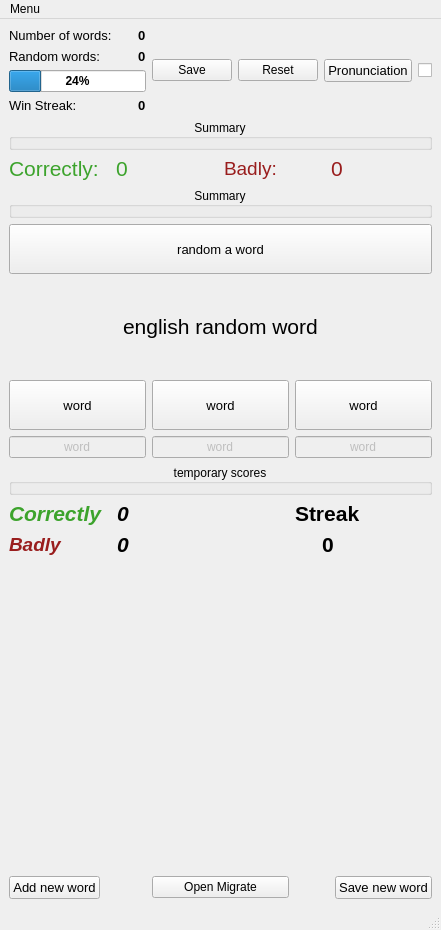
<?xml version="1.0" encoding="UTF-8"?>
<ui version="4.0">
 <class>MainWindow</class>
 <widget class="QMainWindow" name="MainWindow">
  <property name="enabled">
   <bool>true</bool>
  </property>
  <property name="geometry">
   <rect>
    <x>0</x>
    <y>0</y>
    <width>441</width>
    <height>930</height>
   </rect>
  </property>
  <property name="windowTitle">
   <string>Random Words</string>
  </property>
  <widget class="QWidget" name="centralwidget">
   <layout class="QVBoxLayout" name="verticalLayout">
    <item>
     <layout class="QVBoxLayout" name="verticalLayout_2">
      <item>
       <layout class="QHBoxLayout" name="horizontalLayout_6">
        <item>
         <layout class="QVBoxLayout" name="verticalLayout_3">
          <item>
           <layout class="QHBoxLayout" name="horizontalLayout_4">
            <item>
             <widget class="QLabel" name="main_label">
              <property name="font">
               <font>
                <pointsize>10</pointsize>
               </font>
              </property>
              <property name="text">
               <string>Number of words:</string>
              </property>
             </widget>
            </item>
            <item alignment="Qt::AlignRight">
             <widget class="QLabel" name="number_of_words">
              <property name="font">
               <font>
                <pointsize>10</pointsize>
                <bold>true</bold>
               </font>
              </property>
              <property name="text">
               <string>0</string>
              </property>
             </widget>
            </item>
           </layout>
          </item>
          <item>
           <layout class="QHBoxLayout" name="horizontalLayout_7">
            <item>
             <widget class="QLabel" name="rand_label">
              <property name="font">
               <font>
                <pointsize>10</pointsize>
               </font>
              </property>
              <property name="text">
               <string>Random words:</string>
              </property>
             </widget>
            </item>
            <item alignment="Qt::AlignRight">
             <widget class="QLabel" name="random_w">
              <property name="font">
               <font>
                <pointsize>10</pointsize>
                <bold>true</bold>
               </font>
              </property>
              <property name="text">
               <string>0</string>
              </property>
             </widget>
            </item>
           </layout>
          </item>
          <item>
           <widget class="QProgressBar" name="progressBar">
            <property name="enabled">
             <bool>true</bool>
            </property>
            <property name="font">
             <font>
              <bold>true</bold>
             </font>
            </property>
            <property name="autoFillBackground">
             <bool>false</bool>
            </property>
            <property name="value">
             <number>24</number>
            </property>
            <property name="textVisible">
             <bool>true</bool>
            </property>
            <property name="format">
             <string>%p%</string>
            </property>
           </widget>
          </item>
          <item>
           <layout class="QHBoxLayout" name="horizontalLayout_11">
            <item>
             <widget class="QLabel" name="rand_label_2">
              <property name="font">
               <font>
                <pointsize>10</pointsize>
               </font>
              </property>
              <property name="text">
               <string>Win Streak:</string>
              </property>
             </widget>
            </item>
            <item alignment="Qt::AlignRight">
             <widget class="QLabel" name="strike_main">
              <property name="font">
               <font>
                <pointsize>10</pointsize>
                <bold>true</bold>
               </font>
              </property>
              <property name="text">
               <string>0</string>
              </property>
             </widget>
            </item>
           </layout>
          </item>
         </layout>
        </item>
        <item>
         <widget class="QPushButton" name="save_button">
          <property name="font">
           <font>
            <pointsize>9</pointsize>
           </font>
          </property>
          <property name="text">
           <string>Save</string>
          </property>
          <property name="icon">
           <iconset>
            <normaloff>../images/disk-black.png</normaloff>../images/disk-black.png</iconset>
          </property>
          <property name="flat">
           <bool>false</bool>
          </property>
         </widget>
        </item>
        <item>
         <widget class="QPushButton" name="reset_button">
          <property name="font">
           <font>
            <pointsize>9</pointsize>
           </font>
          </property>
          <property name="text">
           <string>Reset</string>
          </property>
          <property name="icon">
           <iconset>
            <normaloff>../images/arrow-circle.png</normaloff>../images/arrow-circle.png</iconset>
          </property>
         </widget>
        </item>
        <item>
         <widget class="QPushButton" name="pronunciation_button">
          <property name="font">
           <font>
            <pointsize>10</pointsize>
           </font>
          </property>
          <property name="text">
           <string>Pronunciation</string>
          </property>
          <property name="icon">
           <iconset>
            <normaloff>../images/speaker.png</normaloff>../images/speaker.png</iconset>
          </property>
          <property name="iconSize">
           <size>
            <width>20</width>
            <height>22</height>
           </size>
          </property>
         </widget>
        </item>
        <item>
         <widget class="QCheckBox" name="pronunciation_checkbox">
          <property name="enabled">
           <bool>true</bool>
          </property>
          <property name="text">
           <string/>
          </property>
          <property name="checked">
           <bool>false</bool>
          </property>
         </widget>
        </item>
       </layout>
      </item>
      <item>
       <widget class="QGroupBox" name="groupBox">
        <property name="font">
         <font>
          <pointsize>9</pointsize>
         </font>
        </property>
        <property name="title">
         <string>Summary</string>
        </property>
        <property name="alignment">
         <set>Qt::AlignCenter</set>
        </property>
        <property name="flat">
         <bool>true</bool>
        </property>
       </widget>
      </item>
      <item>
       <layout class="QHBoxLayout" name="horizontalLayout_5">
        <item>
         <widget class="QLabel" name="label_8">
          <property name="font">
           <font>
            <pointsize>16</pointsize>
            <italic>true</italic>
            <bold>true</bold>
           </font>
          </property>
          <property name="mouseTracking">
           <bool>true</bool>
          </property>
          <property name="text">
           <string>&lt;html&gt;&lt;head/&gt;&lt;body&gt;&lt;p&gt;&lt;span style=&quot; font-weight:400; font-style:normal; color:#3ca32c;&quot;&gt;Correctly:&lt;/span&gt;&lt;/p&gt;&lt;/body&gt;&lt;/html&gt;</string>
          </property>
          <property name="scaledContents">
           <bool>false</bool>
          </property>
         </widget>
        </item>
        <item alignment="Qt::AlignLeft">
         <widget class="QLabel" name="correctly_main">
          <property name="font">
           <font>
            <pointsize>16</pointsize>
            <italic>false</italic>
            <bold>false</bold>
           </font>
          </property>
          <property name="text">
           <string>&lt;html&gt;&lt;head/&gt;&lt;body&gt;&lt;p&gt;&lt;span style=&quot; color:#3ca32c;&quot;&gt;0&lt;/span&gt;&lt;/p&gt;&lt;/body&gt;&lt;/html&gt;</string>
          </property>
         </widget>
        </item>
        <item>
         <widget class="QLabel" name="label_9">
          <property name="font">
           <font>
            <pointsize>16</pointsize>
            <italic>true</italic>
            <bold>true</bold>
           </font>
          </property>
          <property name="text">
           <string>&lt;html&gt;&lt;head/&gt;&lt;body&gt;&lt;p&gt;&lt;span style=&quot; font-size:14pt; font-weight:400; font-style:normal; color:#991d1d;&quot;&gt;Badly:&lt;/span&gt;&lt;/p&gt;&lt;/body&gt;&lt;/html&gt;</string>
          </property>
         </widget>
        </item>
        <item>
         <widget class="QLabel" name="badly_main">
          <property name="font">
           <font>
            <pointsize>16</pointsize>
            <italic>false</italic>
            <bold>false</bold>
           </font>
          </property>
          <property name="text">
           <string>&lt;html&gt;&lt;head/&gt;&lt;body&gt;&lt;p&gt;&lt;span style=&quot; color:#991d1d;&quot;&gt;0&lt;/span&gt;&lt;/p&gt;&lt;/body&gt;&lt;/html&gt;</string>
          </property>
         </widget>
        </item>
       </layout>
      </item>
      <item>
       <widget class="QGroupBox" name="groupBox_3">
        <property name="font">
         <font>
          <pointsize>9</pointsize>
         </font>
        </property>
        <property name="title">
         <string>Summary</string>
        </property>
        <property name="alignment">
         <set>Qt::AlignCenter</set>
        </property>
        <property name="flat">
         <bool>true</bool>
        </property>
       </widget>
      </item>
      <item>
       <widget class="QPushButton" name="random_button">
        <property name="minimumSize">
         <size>
          <width>0</width>
          <height>50</height>
         </size>
        </property>
        <property name="font">
         <font>
          <pointsize>10</pointsize>
         </font>
        </property>
        <property name="text">
         <string>random a word</string>
        </property>
        <property name="icon">
         <iconset>
          <normaloff>../images/playing-card.png</normaloff>../images/playing-card.png</iconset>
        </property>
       </widget>
      </item>
      <item alignment="Qt::AlignHCenter">
       <widget class="QLabel" name="random_word">
        <property name="enabled">
         <bool>true</bool>
        </property>
        <property name="minimumSize">
         <size>
          <width>0</width>
          <height>94</height>
         </size>
        </property>
        <property name="font">
         <font>
          <pointsize>16</pointsize>
         </font>
        </property>
        <property name="text">
         <string>english random word</string>
        </property>
        <property name="wordWrap">
         <bool>false</bool>
        </property>
        <property name="textInteractionFlags">
         <set>Qt::TextSelectableByKeyboard</set>
        </property>
       </widget>
      </item>
      <item>
       <layout class="QHBoxLayout" name="horizontalLayout">
        <item>
         <widget class="QPushButton" name="cbutton1">
          <property name="minimumSize">
           <size>
            <width>100</width>
            <height>50</height>
           </size>
          </property>
          <property name="font">
           <font>
            <pointsize>10</pointsize>
           </font>
          </property>
          <property name="text">
           <string>word</string>
          </property>
          <property name="autoDefault">
           <bool>false</bool>
          </property>
          <property name="default">
           <bool>false</bool>
          </property>
          <property name="flat">
           <bool>false</bool>
          </property>
         </widget>
        </item>
        <item>
         <widget class="QPushButton" name="cbutton2">
          <property name="minimumSize">
           <size>
            <width>0</width>
            <height>50</height>
           </size>
          </property>
          <property name="font">
           <font>
            <pointsize>10</pointsize>
           </font>
          </property>
          <property name="text">
           <string>word</string>
          </property>
         </widget>
        </item>
        <item>
         <widget class="QPushButton" name="cbutton3">
          <property name="minimumSize">
           <size>
            <width>0</width>
            <height>50</height>
           </size>
          </property>
          <property name="font">
           <font>
            <pointsize>10</pointsize>
           </font>
          </property>
          <property name="text">
           <string>word</string>
          </property>
         </widget>
        </item>
       </layout>
      </item>
     </layout>
    </item>
    <item>
     <layout class="QHBoxLayout" name="horizontalLayout_2">
      <item>
       <widget class="QLineEdit" name="edit_c1">
        <property name="enabled">
         <bool>false</bool>
        </property>
        <property name="font">
         <font>
          <pointsize>9</pointsize>
         </font>
        </property>
        <property name="mouseTracking">
         <bool>false</bool>
        </property>
        <property name="text">
         <string>word</string>
        </property>
        <property name="alignment">
         <set>Qt::AlignCenter</set>
        </property>
       </widget>
      </item>
      <item>
       <widget class="QLineEdit" name="edit_c2">
        <property name="enabled">
         <bool>false</bool>
        </property>
        <property name="font">
         <font>
          <pointsize>9</pointsize>
         </font>
        </property>
        <property name="mouseTracking">
         <bool>false</bool>
        </property>
        <property name="text">
         <string>word</string>
        </property>
        <property name="alignment">
         <set>Qt::AlignCenter</set>
        </property>
       </widget>
      </item>
      <item>
       <widget class="QLineEdit" name="edit_c3">
        <property name="enabled">
         <bool>false</bool>
        </property>
        <property name="font">
         <font>
          <pointsize>9</pointsize>
         </font>
        </property>
        <property name="mouseTracking">
         <bool>false</bool>
        </property>
        <property name="text">
         <string>word</string>
        </property>
        <property name="alignment">
         <set>Qt::AlignCenter</set>
        </property>
       </widget>
      </item>
     </layout>
    </item>
    <item>
     <widget class="QGroupBox" name="groupBox_2">
      <property name="font">
       <font>
        <pointsize>9</pointsize>
       </font>
      </property>
      <property name="title">
       <string>temporary scores</string>
      </property>
      <property name="alignment">
       <set>Qt::AlignCenter</set>
      </property>
      <property name="flat">
       <bool>true</bool>
      </property>
     </widget>
    </item>
    <item>
     <layout class="QHBoxLayout" name="horizontalLayout_3">
      <item>
       <layout class="QVBoxLayout" name="verticalLayout_4">
        <item>
         <layout class="QHBoxLayout" name="horizontalLayout_9">
          <item alignment="Qt::AlignLeft">
           <widget class="QLabel" name="label_3">
            <property name="font">
             <font>
              <pointsize>16</pointsize>
              <italic>true</italic>
             </font>
            </property>
            <property name="mouseTracking">
             <bool>true</bool>
            </property>
            <property name="text">
             <string>&lt;html&gt;&lt;head/&gt;&lt;body&gt;&lt;p&gt;&lt;span style=&quot; font-weight:700; color:#3ca32c;&quot;&gt;Correctly&lt;/span&gt;&lt;/p&gt;&lt;/body&gt;&lt;/html&gt;</string>
            </property>
            <property name="scaledContents">
             <bool>false</bool>
            </property>
           </widget>
          </item>
          <item alignment="Qt::AlignLeft">
           <widget class="QLabel" name="correctly">
            <property name="font">
             <font>
              <pointsize>16</pointsize>
              <italic>true</italic>
              <bold>true</bold>
             </font>
            </property>
            <property name="text">
             <string>0</string>
            </property>
           </widget>
          </item>
         </layout>
        </item>
        <item>
         <layout class="QHBoxLayout" name="horizontalLayout_10">
          <item alignment="Qt::AlignLeft">
           <widget class="QLabel" name="label">
            <property name="font">
             <font>
              <pointsize>16</pointsize>
              <italic>true</italic>
              <bold>true</bold>
             </font>
            </property>
            <property name="text">
             <string>&lt;html&gt;&lt;head/&gt;&lt;body&gt;&lt;p&gt;&lt;span style=&quot; font-size:14pt; color:#991d1d;&quot;&gt;Badly&lt;/span&gt;&lt;/p&gt;&lt;/body&gt;&lt;/html&gt;</string>
            </property>
           </widget>
          </item>
          <item alignment="Qt::AlignLeft">
           <widget class="QLabel" name="badly">
            <property name="font">
             <font>
              <pointsize>16</pointsize>
              <italic>true</italic>
              <bold>true</bold>
             </font>
            </property>
            <property name="text">
             <string>0</string>
            </property>
           </widget>
          </item>
         </layout>
        </item>
       </layout>
      </item>
      <item>
       <layout class="QVBoxLayout" name="verticalLayout_5">
        <item alignment="Qt::AlignHCenter">
         <widget class="QLabel" name="streak_name">
          <property name="font">
           <font>
            <pointsize>16</pointsize>
            <bold>true</bold>
           </font>
          </property>
          <property name="text">
           <string>Streak</string>
          </property>
         </widget>
        </item>
        <item alignment="Qt::AlignHCenter">
         <widget class="QLabel" name="streak_num">
          <property name="font">
           <font>
            <pointsize>16</pointsize>
            <bold>true</bold>
           </font>
          </property>
          <property name="text">
           <string>0</string>
          </property>
         </widget>
        </item>
       </layout>
      </item>
     </layout>
    </item>
    <item>
     <widget class="QStackedWidget" name="stackedWidget">
      <property name="minimumSize">
       <size>
        <width>0</width>
        <height>300</height>
       </size>
      </property>
      <widget class="QWidget" name="page"/>
      <widget class="QWidget" name="page_2"/>
     </widget>
    </item>
    <item>
     <layout class="QHBoxLayout" name="horizontalLayout_8">
      <item alignment="Qt::AlignLeft">
       <widget class="QPushButton" name="add_new_word">
        <property name="font">
         <font>
          <pointsize>10</pointsize>
         </font>
        </property>
        <property name="text">
         <string>Add new word</string>
        </property>
        <property name="icon">
         <iconset>
          <normaloff>../images/plus.png</normaloff>../images/plus.png</iconset>
        </property>
       </widget>
      </item>
      <item>
       <widget class="QPushButton" name="migrateBtn">
        <property name="text">
         <string>Open Migrate</string>
        </property>
       </widget>
      </item>
      <item alignment="Qt::AlignRight">
       <widget class="QPushButton" name="save_word">
        <property name="font">
         <font>
          <pointsize>10</pointsize>
         </font>
        </property>
        <property name="text">
         <string>Save new word</string>
        </property>
        <property name="icon">
         <iconset>
          <normaloff>../images/disk-black.png</normaloff>../images/disk-black.png</iconset>
        </property>
       </widget>
      </item>
     </layout>
    </item>
   </layout>
  </widget>
  <widget class="QMenuBar" name="menubar">
   <property name="geometry">
    <rect>
     <x>0</x>
     <y>0</y>
     <width>441</width>
     <height>22</height>
    </rect>
   </property>
   <widget class="QMenu" name="menuMenu">
    <property name="title">
     <string>Menu</string>
    </property>
    <addaction name="actionGraph"/>
    <addaction name="actionSave_Graph"/>
   </widget>
   <addaction name="menuMenu"/>
  </widget>
  <widget class="QStatusBar" name="statusbar"/>
  <action name="actionGraph">
   <property name="text">
    <string>Graph</string>
   </property>
  </action>
  <action name="actionSave_Graph">
   <property name="text">
    <string>Save Graph</string>
   </property>
  </action>
 </widget>
 <resources/>
 <connections/>
</ui>
